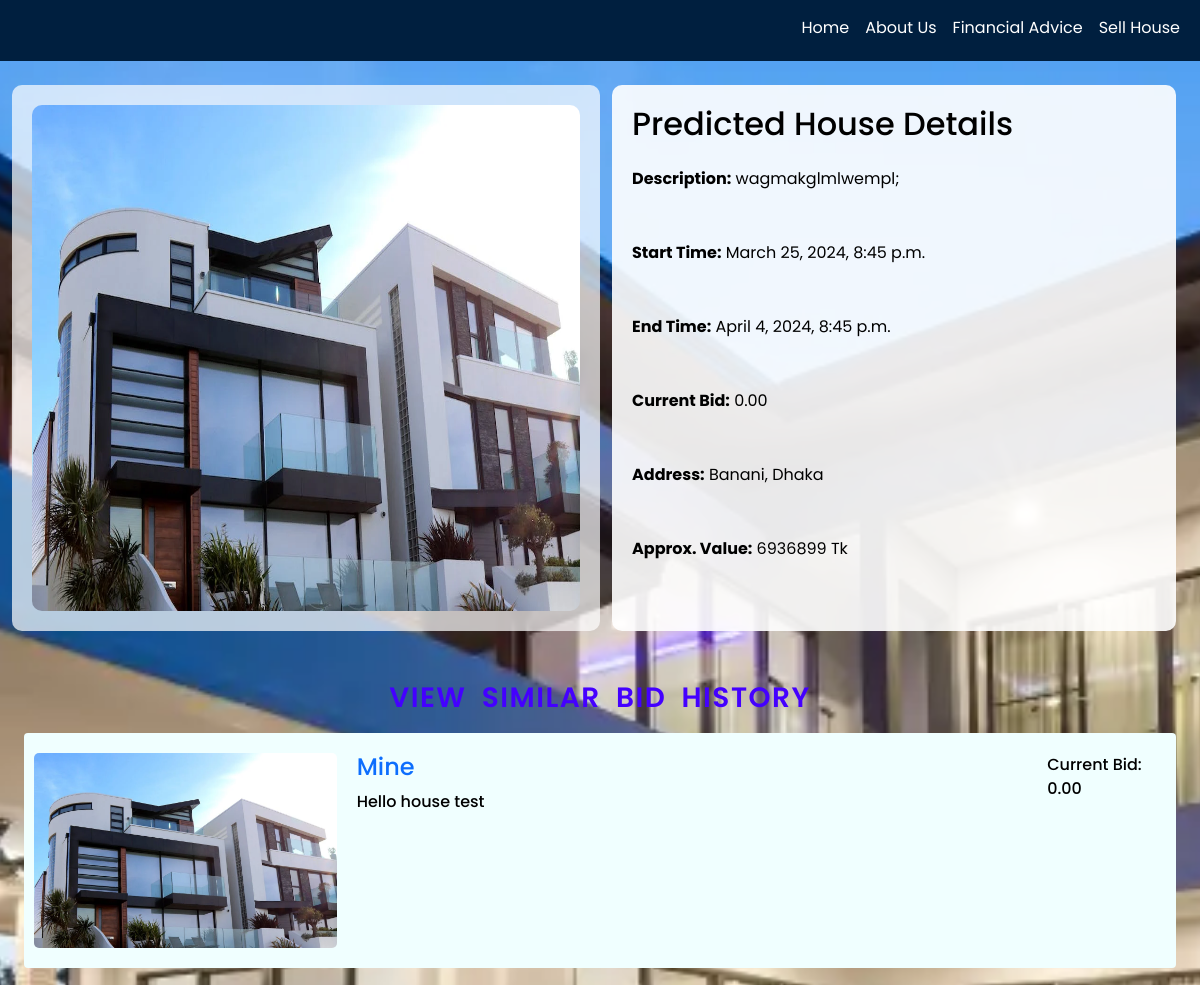
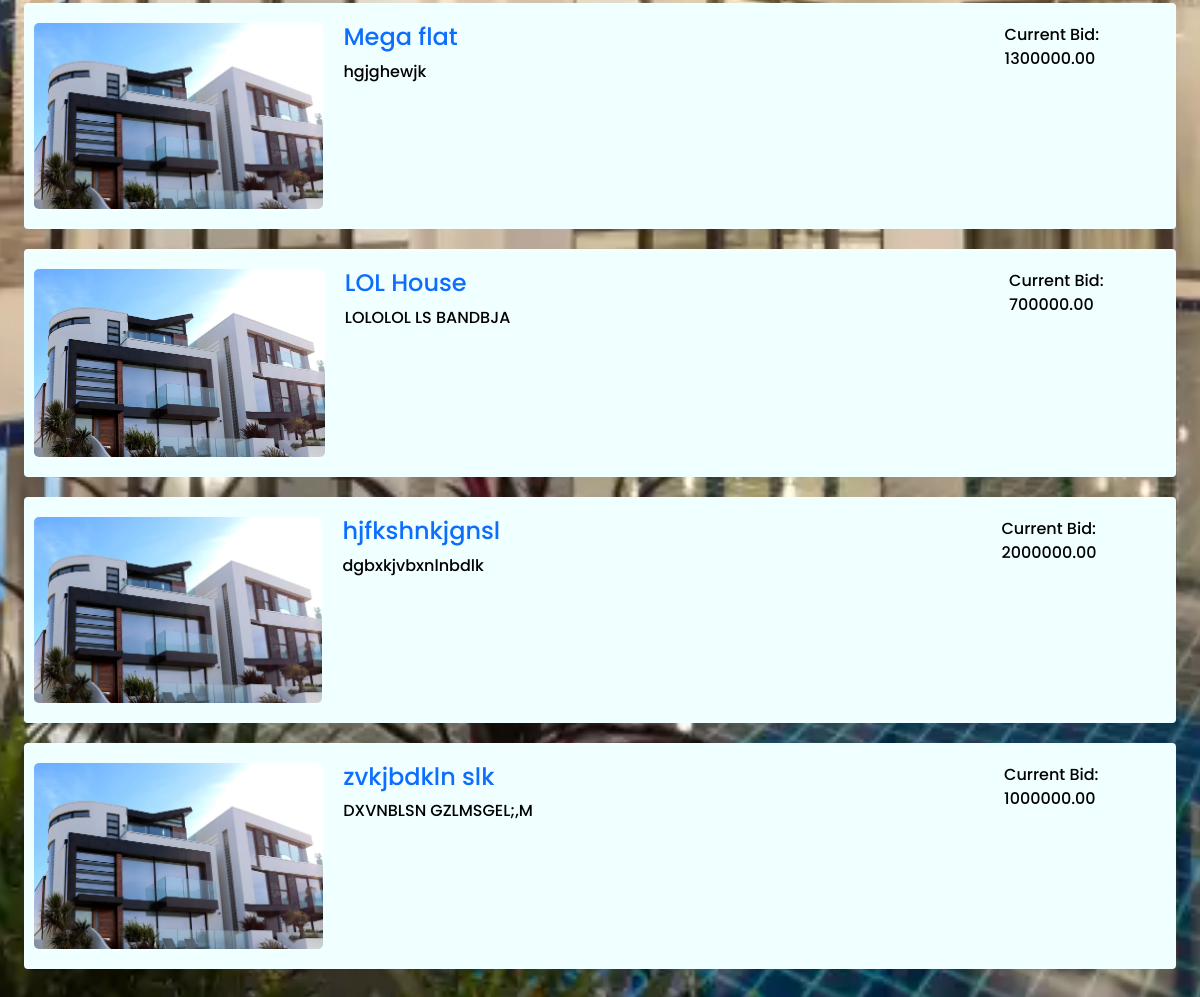
/auction-detail/15/, run on the app's committed database (2 pictures, top to bottom).
### website/models.py (models this page shows, shortened)
class AuctionItem(models.Model):
    title = models.CharField(max_length=255)
    description = models.TextField()
    address = models.CharField(max_length=255)
    start_price = models.DecimalField(max_digits=10, decimal_places=2)
    current_bid = models.DecimalField(max_digits=10, decimal_places=2, default=0.00)
    created_by = models.ForeignKey(User, on_delete=models.CASCADE)
    start_time = models.DateTimeField()
    end_time = models.DateTimeField()
    image = models.ImageField(upload_to='auction_item_images/', blank=True, null=True)
    house_size = models.IntegerField(null=True, blank=True)
    floor_count = models.IntegerField(null=True, blank=True)
    house_type = models.CharField(max_length=15, choices=h_type, null=True, blank=True)

### website/views.py (the view)
# urls.py: path('auction-detail/<int:item_id>/', views.auction_detail, name='auction_detail'),
def auction_detail(request, item_id):
    auction_detail = get_object_or_404(AuctionItem, id=item_id)
    similar_auctions = AuctionItem.objects.filter(
        Q(address__icontains=auction_detail.address) and
        Q(house_type=auction_detail.house_type)
    ).exclude(id=auction_detail.id)
    s_a = AuctionItem.objects.filter(
        Q(address__icontains=auction_detail.address) and
        Q(house_type=auction_detail.house_type) and
        Q(end_time__gt=timezone.now()) and
        Q(current_bid__gt=0)
    )
    avg_per_sq_feet_price = 0
    avg_per_floor_price = 0
    count = 0
    for auction in s_a:
        avg_per_sq_feet_price += (auction.current_bid / auction.house_size)
        avg_per_floor_price += (auction.current_bid / auction.floor_count)
        count += 1
    avg_per_floor_price = avg_per_floor_price / count
    avg_per_sq_feet_price = avg_per_sq_feet_price / count
    predicted_value = (auction_detail.house_size * avg_per_sq_feet_price + auction_detail.floor_count * avg_per_floor_price) / 2
    if (len(similar_auctions) >= 5):
        similar_auctions = similar_auctions[:5]
    predicted_value = int(predicted_value)
    return render(request, 'auction_detail.html', {'auction_detail': auction_detail,'similar_auctions': similar_auctions, 'predicted_value':predicted_value})

### website/templates/auction_detail.html (shortened to what this page needs)
{% extends 'base.html' %}
{% block content %}
  <div class="container mt-4">
    <div class="row">
      <div class="container-col1">
        <img src="{{ auction_detail.image.url }}" alt="{{ auction_detail.title }}" class="img-fluid">
      </div>
      <div class="col-md-6">
        <div style="background-color: rgba(255, 255, 255, 0.9); padding: 20px; border-radius: 10px;">
          <h2 class="mb-4 text-black">{{ auction_detail.title }} Details</h2>
            <p style="color: black;"><strong>Description:</strong> {{ auction_detail.description }}</p>
            <p style="color: black;"><strong>Start Time:</strong> {{ auction_detail.start_time }}</p>
            <p style="color: black;"><strong>End Time:</strong> {{ auction_detail.end_time }}</p>
            <p style="color: black;"><strong>Current Bid:</strong> {{ auction_detail.current_bid }}</p>
            <p style="color: black;"><strong>Address:</strong> {{ auction_detail.address }}</p>
            <p style="color: black;"><strong>Approx. Value:</strong> {{ predicted_value }} Tk</p>
        </div>
      </div>
    </div>
    <div class="similar-bid-history-container">
      <h3>View Similar bid history</h3>
      {% for auction in similar_auctions %}
      <a href="{% url 'website:auction_detail' auction.id %}">
        <div class="similar-bid-history-card">
          <div class="card-col1"><img src="{{ auction.image.url }}" alt="error"></div>
          <div class="card-col2">
            <h4>{{ auction.title }}</h4>
            <p>{{ auction.description }}</p></div>
            <p>Current Bid: {{ auction.current_bid }}</p>
        </div>
      </a>
      {% endfor %}
    </div>
  </div>
{% endblock %}

### static/base.css (style rules this page uses)
body { font-family: Arial, sans-serif; background-image: url('background.webp'); background-size: cover; background-position: center; background-repeat: no-repeat; min-height: 100vh; }
* { font-family: 'Poppins',sans-serif; box-sizing: border-box; }
.container { max-width: 1200px; margin: 0 auto; }
.container p { color: #ffffff; margin-bottom: 50px; }

### website/templates/auction_detail.html (style rules this page uses)
.container-col1 { background-color: rgba(255,255,255,0.7); width: 50%; padding: 20px; border-radius: 10px; }
.container-col1 > img { width: 100%; height: 100%; border-radius: 10px; }
.similar-bid-history-container { margin: 50px 0; max-width: 1200px; width: 100%; display: flex; justify-content: center; align-items: center; flex-direction: column; }
.similar-bid-history-container a { text-decoration: none; margin: 10px 0; width: 100%; }
.similar-bid-history-container > h3 { color: rgb(68, 0, 255); text-transform: uppercase; letter-spacing: 1.5px; word-spacing: 7px; font-weight: 600; }
.similar-bid-history-card { display: flex; background-color: azure; padding: 20px 10px; border-radius: 4px; transition: 0.2s background-color ease-in-out; }
.similar-bid-history-card img { width: 100%; border-radius: 5px; }
.similar-bid-history-card p { color: black; font-weight: 500; font-family: 'Poppins', sans-serif; }
.similar-bid-history-card .card-col1 { width: 30%; display: flex; justify-content: center; align-items: center; background-color: azure; }
.similar-bid-history-card .card-col2 { width: 70%; padding: 0 20px ; }

### data on the page
AuctionItem: image (picture), title "Predicted House", description "wagmakglmlwempl;", start_time "March 25, 2024, 8:45 p.m.", end_time "April 4, 2024, 8:45 p.m.", current_bid "0.00", address "Banani, Dhaka"
AuctionItem: image (picture), title "Mine", description "Hello house test", current_bid "0.00"
AuctionItem: image (picture), title "Mega flat", description "hgjghewjk", current_bid "1300000.00"
AuctionItem: image (picture), title "LOL House", description "LOLOLOL LS BANDBJA", current_bid "700000.00"
AuctionItem: image (picture), title "hjfkshnkjgnsl", description "dgbxkjvbxnlnbdlk", current_bid "2000000.00"
AuctionItem: image (picture), title "zvkjbdkln slk", description "DXVNBLSN GZLMSGEL;,M", current_bid "1000000.00"

### other printed values
{{ predicted_value }} "6936899"
